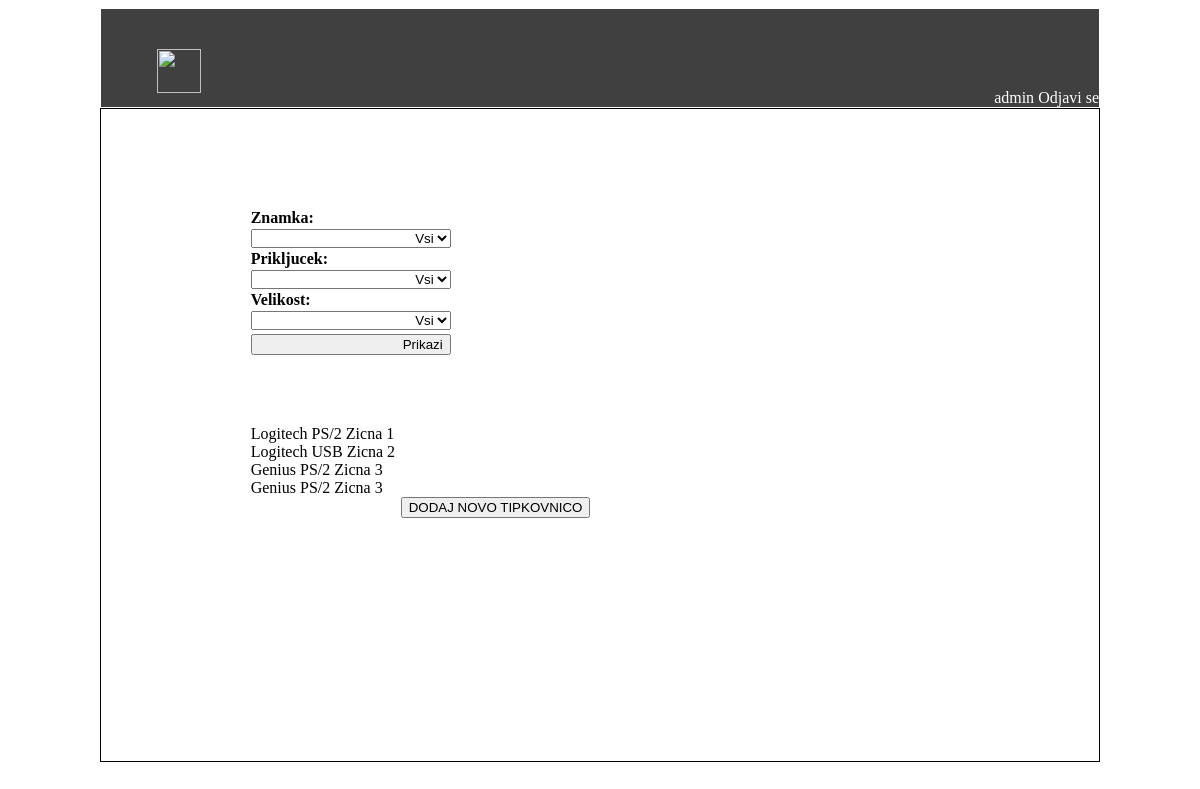
Before: /app/tipkovnice (signed in) with the older database file.
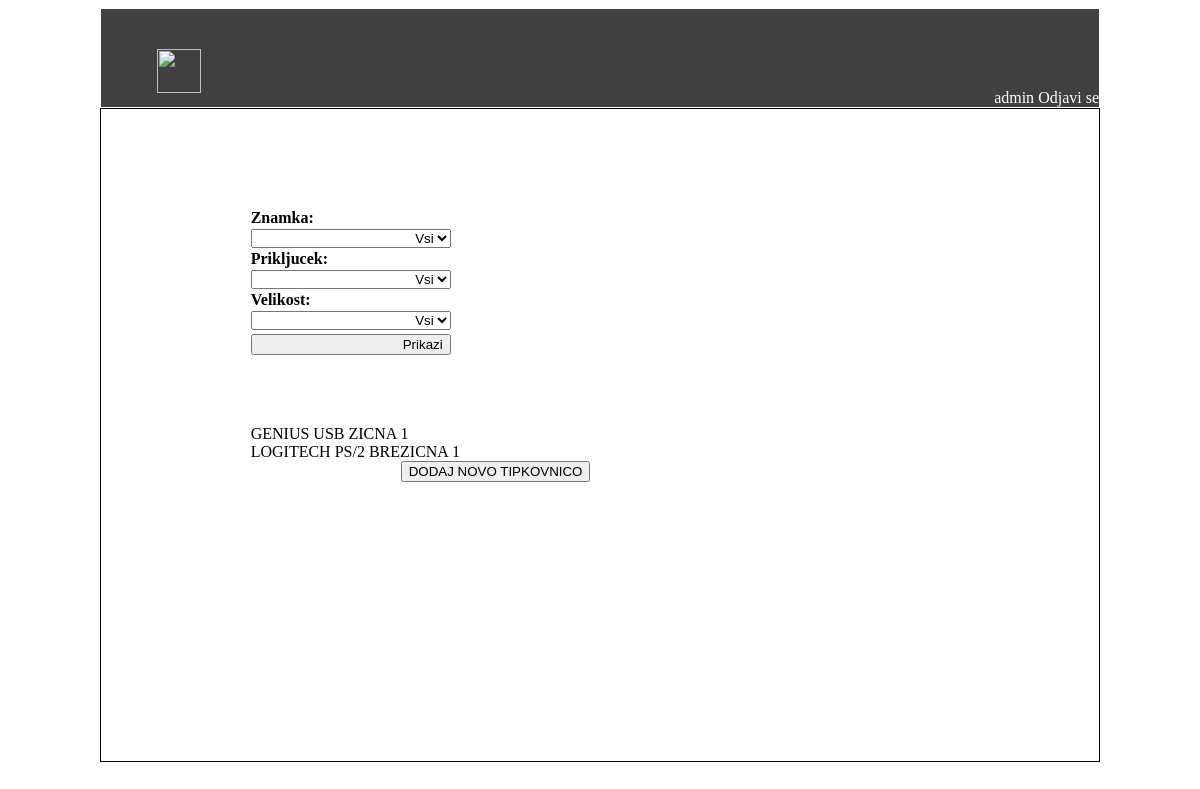
After: the same page with the newer database file.
### kalkulator/models.py (models this page shows)
class Tipkovnica(models.Model):
    znamka = models.CharField(max_length=20)
    prikljucek = models.CharField(max_length=20)
    povezava = models.CharField(max_length=20)
    opis = models.CharField(max_length=20)
    kolicina = models.CharField(max_length=20)

### kalkulator/views.py (the view, shortened to what this page needs)
@login_required
def tipkovnice(request):
    context = {}
    tipkovnice = Tipkovnica.objects.all()
    znamke = Tipkovnica.objects.values_list('znamka', flat=True).distinct()
    prikljucki = Tipkovnica.objects.values_list('prikljucek', flat=True).distinct()
    povezave = Tipkovnica.objects.values_list('povezava', flat=True).distinct()
    context['znamke'] = znamke
    context['prikljucki'] = prikljucki
    context['povezave'] = povezave
    tipkovnice = Tipkovnica.objects.all()
    context['tipkovnice'] = tipkovnice
    return render(request, 'kalkulator/tipkovnice.html', context)

### kalkulator/templates/kalkulator/tipkovnice.html (shortened to what this page needs)
{% extends "kalkulator/base.html" %}
{% block main %}
	<div id="Stanje">
		<form>
			<label>Znamka:</label><select name="znamka">
										<option>Vsi</option>
										</select>
			<label>Prikljucek:</label><select name="prikljucek">
										<option>Vsi</option>
										</select>
			<label>Velikost:</label><select name="velikost">
										<option>Vsi</option>
										</select>
			<input type="submit" id="vpisi" value="Prikazi">
		</form>
		<br>
		<br>
		<br>
		<br>
		<br>
		<br>
		<br>
		<br>
		<br>
		<br>
		<br>
		<br>
		{% for tipkovnica in tipkovnice %}
		{{tipkovnica.znamka}}   {{tipkovnica.prikljucek}} {{tipkovnica.povezava}} {{tipkovnica.kolicina}}<br>
		{% endfor %}
		<a href="dodajTipkovnico" style="margin-left:150px">
			<button> DODAJ NOVO TIPKOVNICO</button>
		</a>
	</div>
{% endblock %}

Changed rows visible on the page:
removed Tipkovnica: znamka "Logitech", prikljucek "PS/2", povezava "Zicna", kolicina "1"
removed Tipkovnica: znamka "Logitech", prikljucek "USB", povezava "Zicna", kolicina "2"
removed Tipkovnica: znamka "Genius", prikljucek "PS/2", povezava "Zicna", kolicina "3"
removed Tipkovnica: znamka "Genius", prikljucek "PS/2", povezava "Zicna", kolicina "3"
added Tipkovnica: znamka "GENIUS", prikljucek "USB", povezava "ZICNA", kolicina "1"
added Tipkovnica: znamka "LOGITECH", prikljucek "PS/2", povezava "BREZICNA", kolicina "1"
